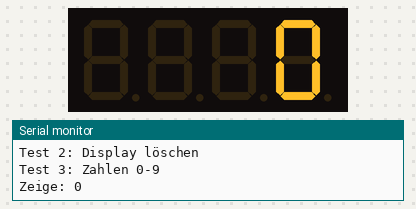
The sketch below on a simulated Arduino Mega 2560, built with avr-gcc and run on an emulated ATmega2560. Parts: 4-digit seven-segment display, the last lines printed to the serial monitor.

Above: at 11.5 s.
At 21.8 s:
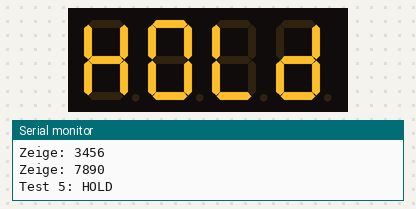
At 23.8 s:
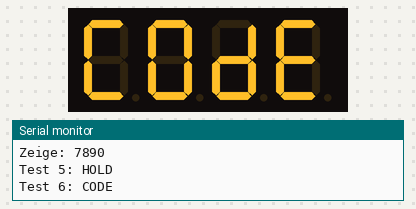
At 25.8 s:
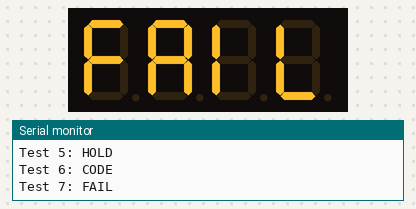
At 27.8 s:
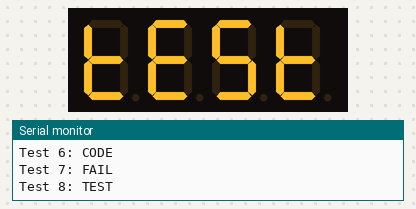
At 36.8 s:
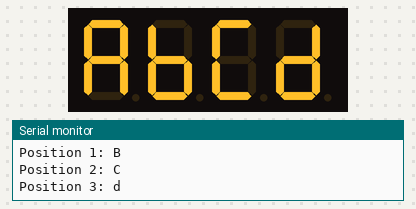

The sketch:

DisplayTest.ino
```cpp
/*
 * TM1637 DISPLAY TEST SCRIPT
 * ==========================
 *
 * Einfaches Test-Script um das 4-Digit 7-Segment Display zu testen
 *
 * Hardware:
 * - Arduino Mega 2560
 * - TM1637 4-Digit 7-Segment Display
 *
 * Verkabelung:
 * - CLK → PIN 3
 * - DIO → PIN 2
 * - VCC → 5V
 * - GND → GND
 *
 * Version: 1.0
 * Datum: 2025-10-06
 */

#include <TM1637Display.h>

// ============== PIN DEFINITIONEN ==============
#define DISPLAY_CLK     3     // Clock Pin (korrigiert)
#define DISPLAY_DIO     2     // Data Pin (korrigiert)

// ============== OBJEKT INITIALISIERUNG ==============
TM1637Display display(DISPLAY_CLK, DISPLAY_DIO);

// ============== SETUP FUNKTION ==============
void setup() {
  Serial.begin(9600);
  while (!Serial) { delay(10); }

  Serial.println("=== TM1637 DISPLAY TEST ===");
  Serial.println("Verkabelung prüfen:");
  Serial.println("CLK → PIN 3");
  Serial.println("DIO → PIN 2");
  Serial.println("VCC → 5V");
  Serial.println("GND → GND");
  Serial.println("===========================");

  // Display initialisieren
  Serial.println("Initialisiere Display...");

  // Verschiedene Helligkeiten testen
  for (int brightness = 0; brightness <= 7; brightness++) {
    Serial.println("Helligkeit: " + String(brightness) + "/7");
    display.setBrightness(brightness);

    // Alle Segmente an (8888)
    display.showNumberDec(8888, true);
    delay(1000);
  }

  // Optimale Helligkeit setzen
  display.setBrightness(0x0f);  // Maximum
  Serial.println("Helligkeit auf Maximum gesetzt");

  Serial.println("===========================");
  Serial.println("Display Test startet...");
}

// ============== HAUPT LOOP ==============
void loop() {

  // Test 1: Alle Segmente an
  Serial.println("Test 1: Alle Segmente (8888)");
  display.showNumberDec(8888, true);
  delay(2000);

  // Test 2: Display löschen
  Serial.println("Test 2: Display löschen");
  display.clear();
  delay(1000);

  // Test 3: Zahlen 0-9 durchlaufen
  Serial.println("Test 3: Zahlen 0-9");
  for (int i = 0; i <= 9; i++) {
    Serial.println("Zeige: " + String(i));
    display.showNumberDec(i, false);
    delay(500);
  }

  // Test 4: Große Zahlen
  Serial.println("Test 4: Große Zahlen");
  int numbers[] = {1234, 5678, 9012, 3456, 7890};
  for (int i = 0; i < 5; i++) {
    Serial.println("Zeige: " + String(numbers[i]));
    display.showNumberDec(numbers[i], false);
    delay(1000);
  }

  // Test 5: Custom Segmente - HOLD
  Serial.println("Test 5: HOLD");
  uint8_t holdData[] = {0x76, 0x3f, 0x38, 0x5e}; // H-O-L-d
  display.setSegments(holdData);
  delay(2000);

  // Test 6: Custom Segmente - CODE
  Serial.println("Test 6: CODE");
  uint8_t codeData[] = {0x39, 0x3f, 0x5e, 0x79}; // C-O-d-E
  display.setSegments(codeData);
  delay(2000);

  // Test 7: Custom Segmente - FAIL
  Serial.println("Test 7: FAIL");
  uint8_t failData[] = {0x71, 0x77, 0x30, 0x38}; // F-A-I-L
  display.setSegments(failData);
  delay(2000);

  // Test 8: Custom Segmente - TEST
  Serial.println("Test 8: TEST");
  uint8_t testData[] = {0x78, 0x79, 0x6D, 0x78}; // t-E-S-t
  display.setSegments(testData);
  delay(2000);

  // Test 9: Blinking Effect
  Serial.println("Test 9: Blinken");
  for (int i = 0; i < 6; i++) {
    display.showNumberDec(8888, true);
    delay(300);
    display.clear();
    delay(300);
  }

  // Test 10: Position Test - einzelne Digits
  Serial.println("Test 10: Einzelne Positionen");
  display.clear();

  // Position 0 (links)
  Serial.println("Position 0: A");
  uint8_t segA[] = {0x77};
  display.setSegments(segA, 1, 0);  // 'A' an Position 0
  delay(1000);

  // Position 1
  Serial.println("Position 1: B");
  uint8_t segB[] = {0x7c};
  display.setSegments(segB, 1, 1);  // 'b' an Position 1
  delay(1000);

  // Position 2
  Serial.println("Position 2: C");
  uint8_t segC[] = {0x39};
  display.setSegments(segC, 1, 2);  // 'C' an Position 2
  delay(1000);

  // Position 3 (rechts)
  Serial.println("Position 3: d");
  uint8_t segD[] = {0x5e};
  display.setSegments(segD, 1, 3);  // 'd' an Position 3
  delay(1000);

  // Test 11: Colon Test (falls vorhanden)
  Serial.println("Test 11: Mit Doppelpunkt");
  display.showNumberDecEx(1234, 0b11100000, false);  // Alle Colons an
  delay(2000);

  display.showNumberDecEx(1234, 0b01000000, false);  // Nur mittlerer Colon
  delay(2000);

  display.showNumberDec(1234, false);  // Ohne Colon
  delay(2000);

  Serial.println("===========================");
  Serial.println("Ein kompletter Test-Zyklus beendet");
  Serial.println("Test wiederholt sich...");
  Serial.println("===========================");
  delay(3000);
}

/*
 * FEHLERBEHEBUNG:
 * ===============
 *
 * Falls das Display nichts zeigt:
 * 1. Verkabelung prüfen (CLK/DIO vertauscht?)
 * 2. Stromversorgung prüfen (5V, genug Ampere?)
 * 3. Display defekt?
 * 4. Arduino Pin defekt?
 *
 * Falls nur einzelne Segmente funktionieren:
 * - Display wahrscheinlich defekt
 *
 * Falls Display sehr schwach leuchtet:
 * - Stromversorgung zu schwach
 * - Helligkeit zu niedrig
 *
 * Serial Monitor zeigt alle Tests und deren Status!
 */
```

Measured:
- what the display in image 0 shows lasts 0.5 s, from 11.4 s to 11.9 s
- what the display in image 1 shows lasts 2.0 s, from 21.7 s to 23.7 s
- what the display in image 5 shows lasts 1.0 s, from 36.7 s to 37.7 s
